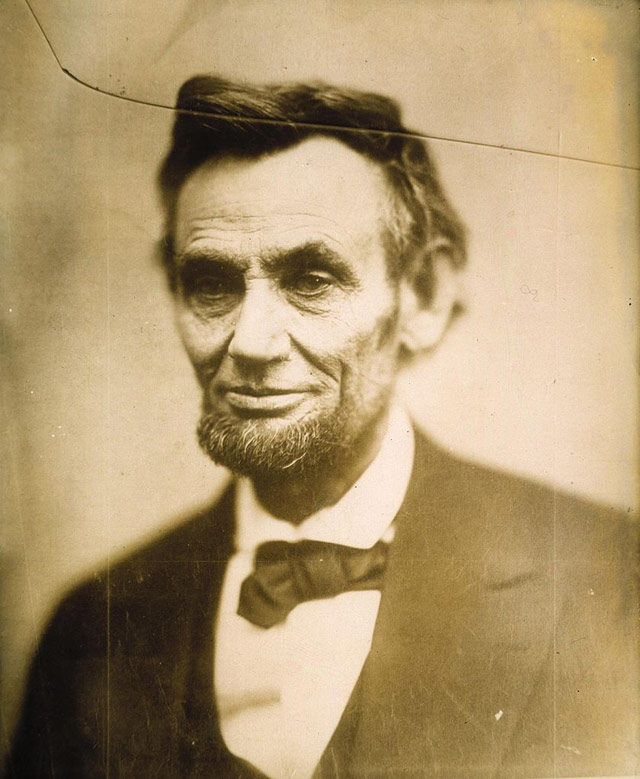
#> input picture inputs/abraham.jpg, 640 x 779 px, found by its file name
$ python question3_2.py
#> lines starting #> are read from the running program, lines starting #| are printed output that depends on the picture
from PIL import Image , ImageOps
import matplotlib.pyplot as plt
import numpy as np
import cv2
#second -abraham

image_path = '/Users/digitcrom/Desktop/multimedia/Multimedia_HW2/abraham.jpg'
image = Image.open(image_path)
#> image is the input picture: PIL image 640x779 RGB; mean R, G, B 173.5, 150.5, 110.9
plt.imshow(image)
plt.axis('off')
plt.title('Original Image')
plt.show()

# Split the channels using PIL
r, g, b = image.split()
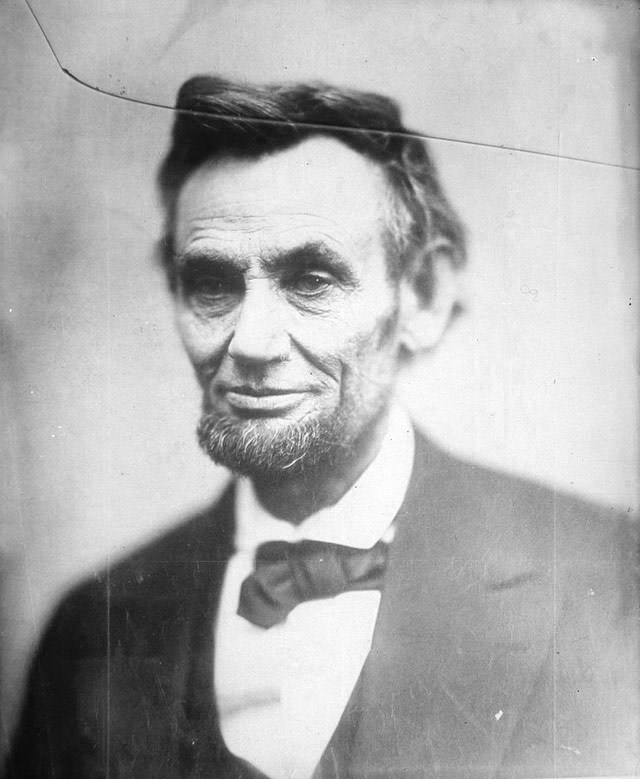
#> r: PIL image 640x779 L; min 8, max 255, mean 173.5
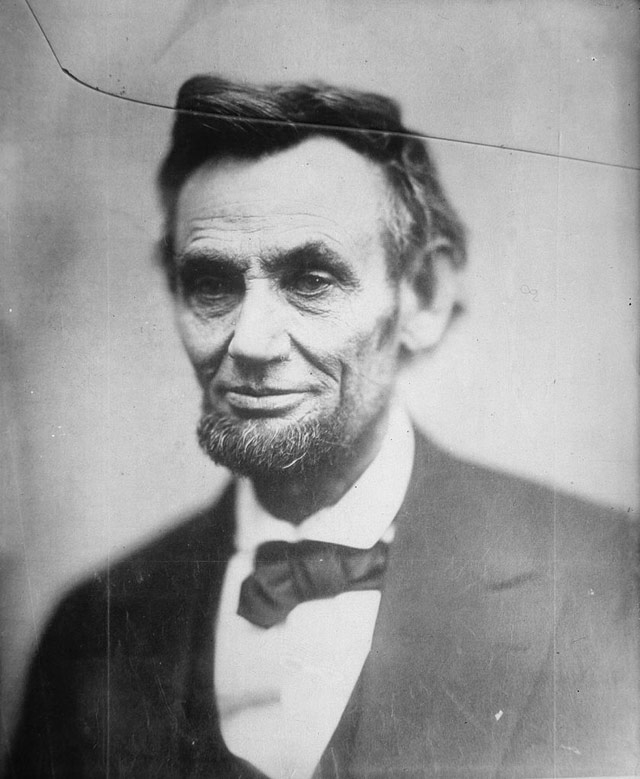
#> g: PIL image 640x779 L; min 7, max 242, mean 150.5
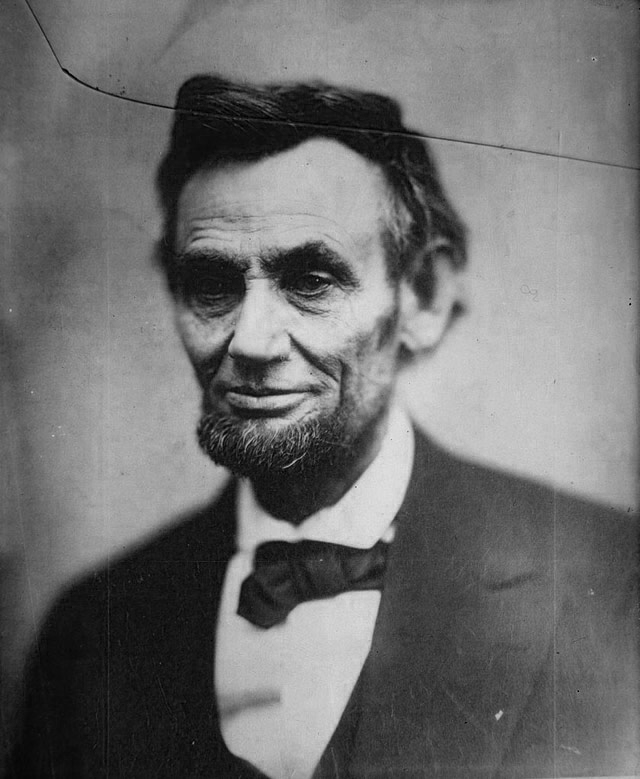
#> b: PIL image 640x779 L; min 0, max 228, mean 110.9
r_hist = np.array(r).flatten()
g_hist = np.array(g).flatten()
b_hist = np.array(b).flatten()
image_hist = np.array(image).flatten()
fig, axes = plt.subplots(2, 2, figsize=(16, 10))

axes[0, 0].hist(r_hist, bins=256, color='red', alpha=0.6)
axes[0, 0].set_title('Red Channel Histogram')

axes[0, 1].hist(g_hist, bins=256, color='green', alpha=0.6)
axes[0, 1].set_title('Green Channel Histogram')

axes[1, 0].hist(b_hist, bins=256, color='blue', alpha=0.6)
axes[1, 0].set_title('Blue Channel Histogram')

axes[1, 1].hist(image_hist, bins=256, color='gray', alpha=0.6)
axes[1, 1].set_title('Combined Histogram')

plt.show()
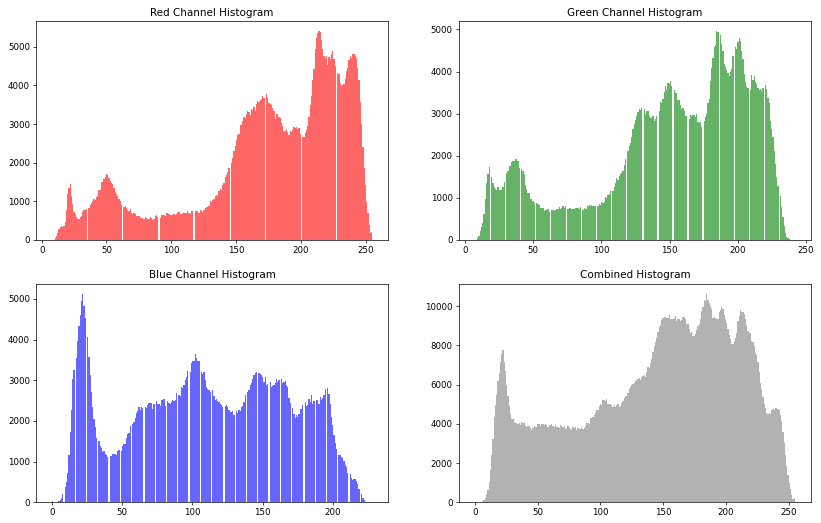
#> figure drawn by matplotlib, 4 panels; panel 1: tallest bar 5400 high, from x = 213.5 to 214.5; panel 2: tallest bar 4954 high, from x = 184.2 to 185.1; panel 3: tallest bar 5121 high, from x = 21.38 to 22.27; panel 4: tallest bar 10616 high, from x = 184.3 to 185.3

gray_image =image.convert('L')
equalized_image = ImageOps.equalize(gray_image)
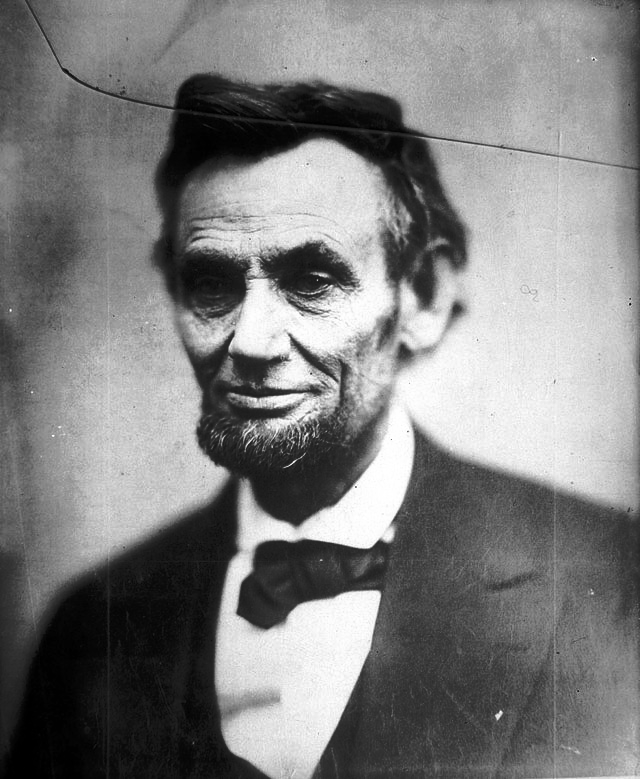
#> equalized_image: PIL image 640x779 L; min 0, max 255, mean 126.7

# Display the original and equalized images
plt.figure(figsize=(12, 6))
plt.subplot(1, 2, 1)
plt.imshow(gray_image, cmap='gray')
plt.title('Grayscale Image')
plt.axis('off')

plt.subplot(1, 2, 2)
plt.imshow(equalized_image, cmap='gray')
plt.title('Histogram Equalized Image')
plt.axis('off')
plt.show()

hist_original = gray_image.histogram()
#> hist_original = 256 values, max 4906 at index 189, min 0 at index 0, mean 1947.5
hist_equalized = equalized_image.histogram()
#> hist_equalized = 256 values, max 4906 at index 168, min 0 at index 60, mean 1947.5

# Plotting the histograms
plt.figure(figsize=(12, 6))
plt.subplot(1, 2, 1)
plt.plot(hist_original, color='gray')
plt.title('Histogram of Original grayscale Image')
plt.xlabel('Pixel Intensity')
plt.ylabel('Frequency')
plt.subplot(1, 2, 2)
plt.plot(hist_equalized, color='gray')
plt.title('Histogram of Equalized Image')
plt.xlabel('Pixel Intensity')
plt.ylabel('Frequency')
plt.tight_layout()
plt.show()
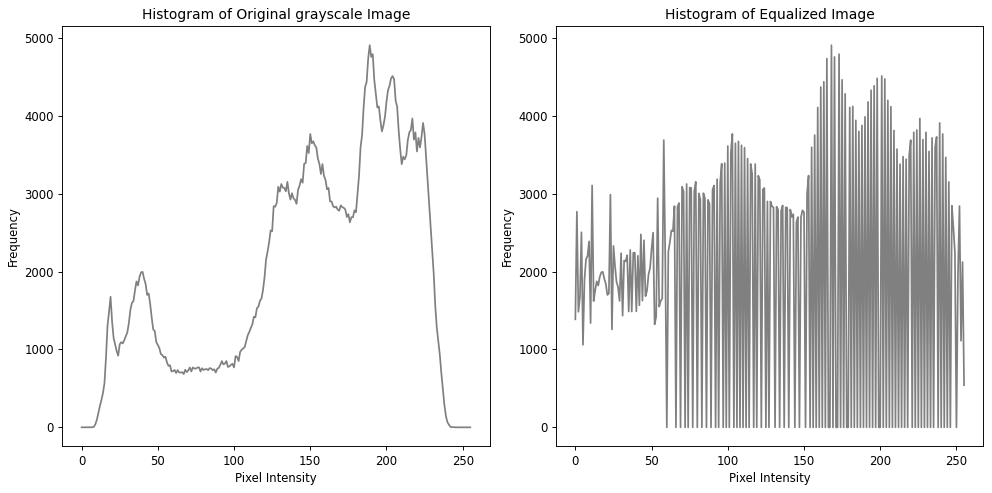
#> figure drawn by matplotlib, 2 panels; panel 1: curve peaks at x = 189, y = 4906; panel 2: curve peaks at x = 168, y = 4906

$ run again, with inputs/AerialView.jpeg copied over inputs/abraham.jpg
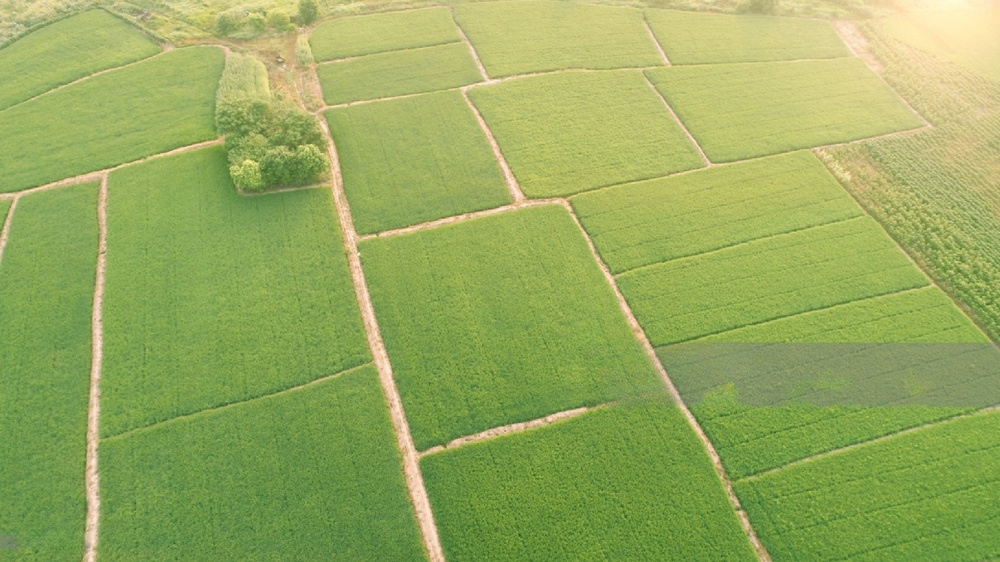
#> input picture inputs/AerialView.jpeg, 1000 x 562 px, shrunk from 2048 x 1151 before the run, found by its file name
#> image is the input picture: PIL image 1000x562 RGB; mean R, G, B 150.2, 170.9, 93.9
#> `equalized_image = ImageOps.equalize(gray_image)`:
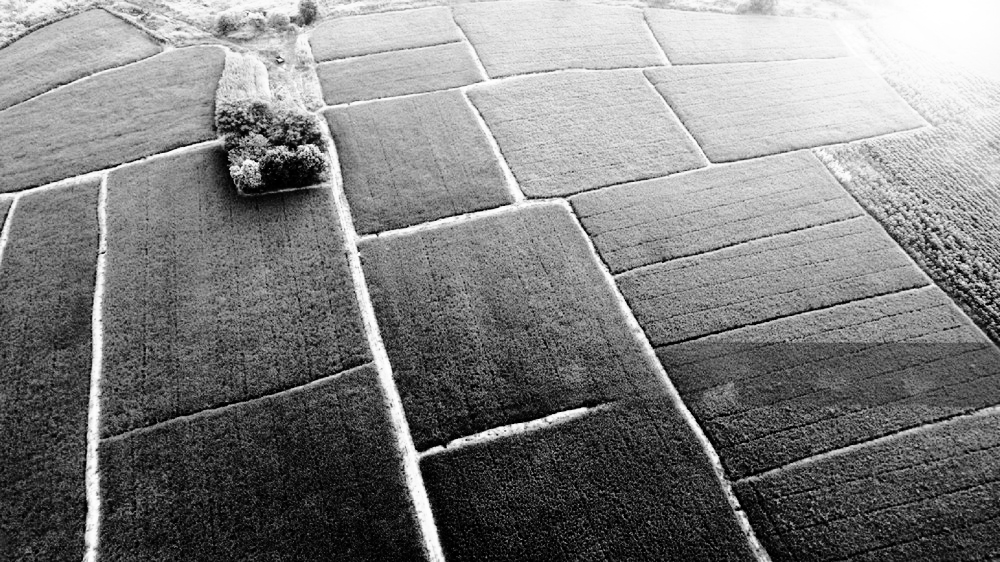
#> equalized_image: PIL image 1000x562 L; min 0, max 255, mean 126.3
#> hist_original = 256 values, max 8970 at index 141, min 0 at index 0, mean 2195.3
#> hist_equalized = 256 values, max 8970 at index 87, min 0 at index 13, mean 2195.3
#> `plt.show()`:
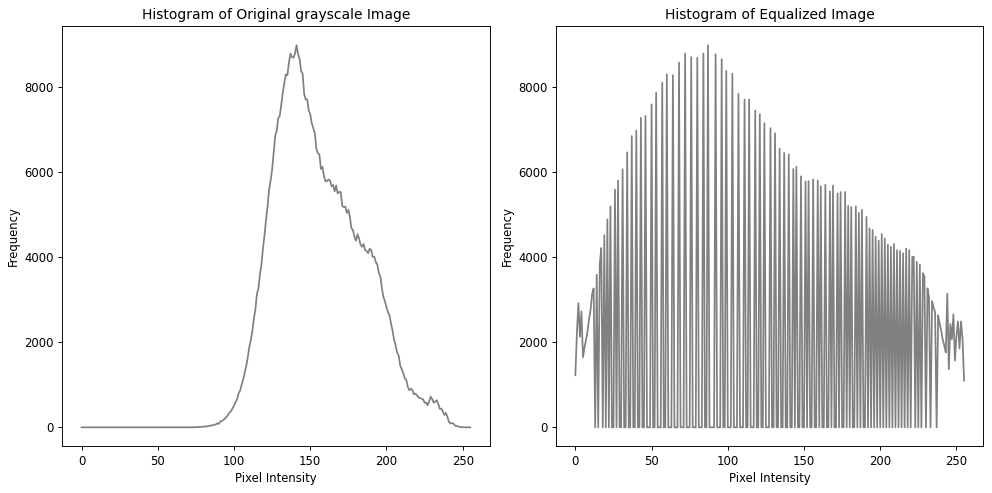
#> figure drawn by matplotlib, 2 panels; panel 1: curve peaks at x = 141, y = 8970; panel 2: curve peaks at x = 87, y = 8970
